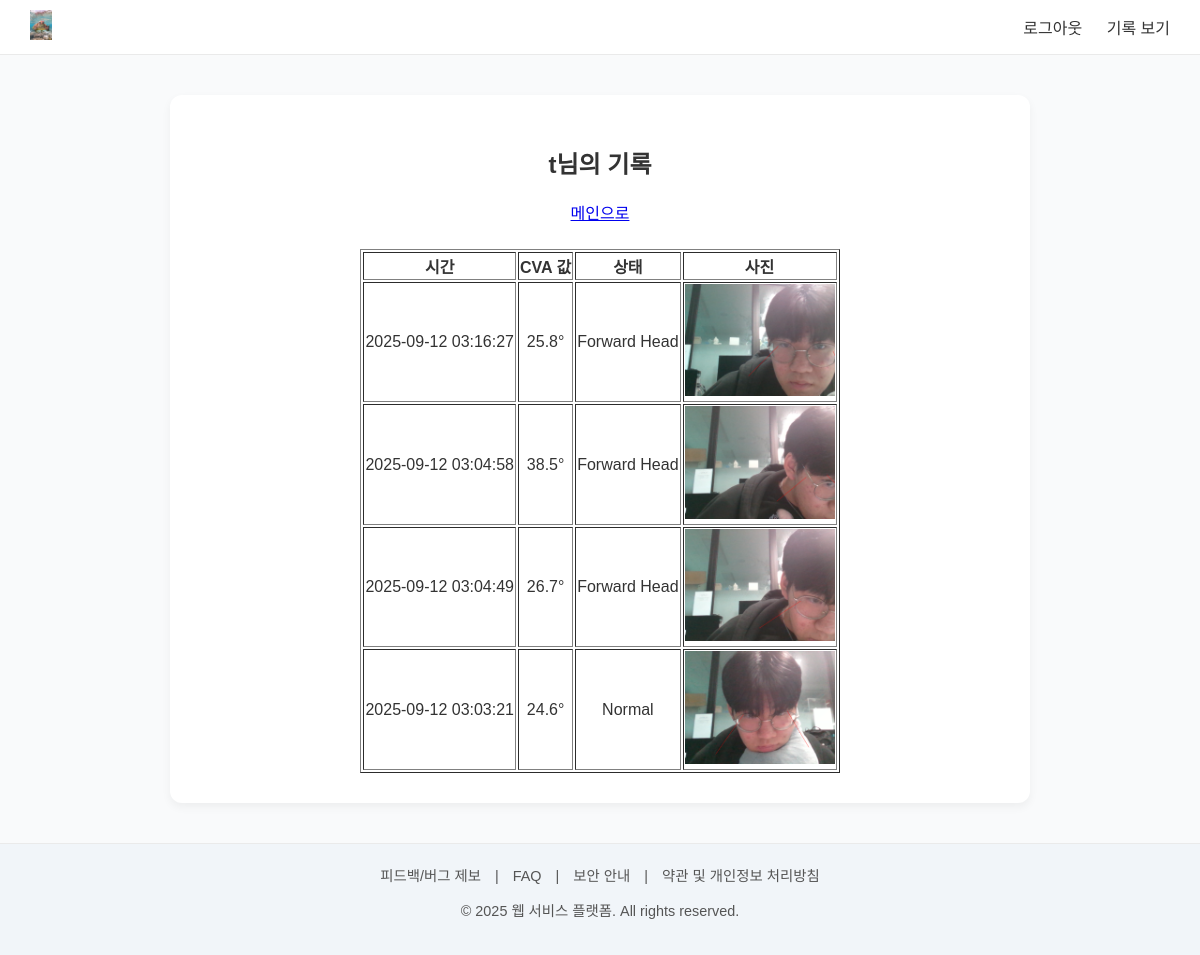
The app's page /records (signed in) with its own data.
### tables this page shows
CREATE TABLE cva_records (
            id INTEGER PRIMARY KEY AUTOINCREMENT,
            user_id INTEGER NOT NULL,
            cva_value REAL NOT NULL,
            status TEXT NOT NULL,
            image_path TEXT NOT NULL,
            created_at TIMESTAMP DEFAULT CURRENT_TIMESTAMP,
            FOREIGN KEY (user_id) REFERENCES users (id)
        );

### router/records/records.py (the view)
@records_bp.route("/records")
def records():
    if "user_id" not in session:
        return redirect(url_for("login.login"))
    conn = get_connection()
    rows = conn.execute(
        "SELECT cva_value, status, image_path, created_at FROM cva_records WHERE user_id = ? ORDER BY created_at DESC",
        (session["user_id"],)
    ).fetchall()
    conn.close()
    return render_template("records.html", records=rows, username=session.get("username"))

### db/__init__.py (called while the page is built)
def get_connection():
    conn = sqlite3.connect(DB_NAME, timeout=10, check_same_thread=False)
    conn.row_factory = sqlite3.Row
    return conn

### templates/records.html (shortened to what this page needs)
{% extends "base/base.html" %}
{% block content %}
<section class="form-container2">
  <h1>{{ username }}님의 기록</h1>
  <a href="{{ url_for('index') }}">메인으로</a>
  <div class="t">
  <table border="1">
    <tr><th>시간</th><th>CVA 값</th><th>상태</th><th>사진</th></tr>
    {% for r in records %}
    <tr>
      <td>{{ r["created_at"] }}</td>
      <td>{{ r["cva_value"] }}°</td>
      <td>{{ r["status"] }}</td>
      <td><img src="{{ r['image_path'] }}" width="150"></td>
    </tr>
    {% endfor %}
  </table>
</div>
</section>
{% endblock %}

### templates/base/base.html (shortened to what this page needs)
<!DOCTYPE html>
<html lang="ko">
<head>
    <link rel="stylesheet" href="{{ url_for('static', filename='style.css') }}">
</head>
<body>
    <header>
        <nav class="navbar">
            <div class="logo">
                {% if session.get('user_id') == 'guest' %}
                <a href="{{ url_for('logout') }}">
                    <img src="{{ url_for('static', filename='logo.png') }}" alt="logo" height="30">
                </a>
                {% else %}
                <a href="{{ url_for('index') }}">
                    <img src="{{ url_for('static', filename='logo.png') }}" alt="logo" height="30">
                </a>
                {% endif %}
            </div>
            <div class="menu">
                {% if session.get('user_id') and session.get('user_id') != 'guest' %}
                    <a href="{{ url_for('logout') }}">로그아웃</a>
                    <a href="{{ url_for('records.records') }}">기록 보기</a>
                {% else %}
                    <a href="{{ url_for('signup.register') }}">회원가입</a>
                    <a href="{{ url_for('login.login') }}">로그인</a>
                {% endif %}
            </div>
        </nav>
    </header>
    <main>
        {% block content %}{% endblock %}
    </main>
    <footer>
        <div class="footer-links">
            <a href="{{ url_for('feedback') }}">피드백/버그 제보</a> |
            <a href="{{ url_for('FAQ') }}">FAQ</a> |
            <a href="{{ url_for('security') }}">보안 안내</a> |
            <a href="{{ url_for('TAC') }}">약관 및 개인정보 처리방침</a>
        </div>
        <p>© 2025 웹 서비스 플랫폼. All rights reserved.</p>
    </footer>
</body>
</html>

### static/style.css (style rules this page uses)
body { margin: 0; font-family: "Noto Sans KR", sans-serif; background-color: #f9fafb; color: #333; display: flex; flex-direction: column; min-height: 100vh; }
header { background: #fff; border-bottom: 1px solid #eaeaea; padding: 10px 30px; }
.navbar { display: flex; justify-content: space-between; align-items: center; }
.navbar .menu a { margin-left: 20px; text-decoration: none; color: #333; font-weight: 500; }
main { flex: 1; padding: 40px 20px; text-align: center; }
.form-container2 { max-width: 800px; margin: 0 auto; background: #fff; padding: 30px; border-radius: 12px; box-shadow: 0 4px 10px rgba(0,0,0,0.05); text-align: center; }
.form-container2 table { text-align: center; }
.form-container2 .t { display: flex; justify-content: center; align-items: center; margin-top: 25px; }
footer { background: #f1f5f9; text-align: center; padding: 20px; font-size: 0.9rem; border-top: 1px solid #eaeaea; color: #555; }
footer .footer-links a { margin: 0 10px; text-decoration: none; color: #555; }

### records on screen
cva_records: created_at "2025-09-12 03:16:27", cva_value "25.8", status "Forward Head", image_path (picture)
cva_records: created_at "2025-09-12 03:04:58", cva_value "38.5", status "Forward Head", image_path (picture)
cva_records: created_at "2025-09-12 03:04:49", cva_value "26.7", status "Forward Head", image_path (picture)
cva_records: created_at "2025-09-12 03:03:21", cva_value "24.6", status "Normal", image_path (picture)

### other values on screen
{{ username }} "t"
